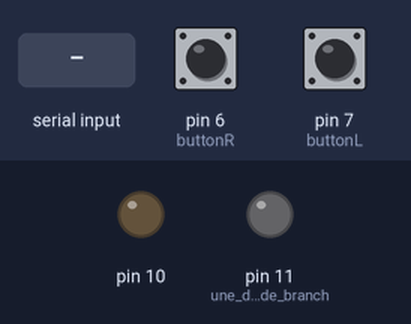
This sketch was run on a simulated Arduino Uno, built with avr-gcc and run on an emulated ATmega328P. On the bench: output pins drawn as LEDs (lit = HIGH). The inputs (shaded band) are chosen by the test bench; at power-on: pin 6 (buttonR) LOW, pin 7 (buttonL) LOW. What the sketch prints to the serial monitor is not drawn.

Above: at 1.2 s.
1.3 s: "1" received over Serial
At 2.5 s:
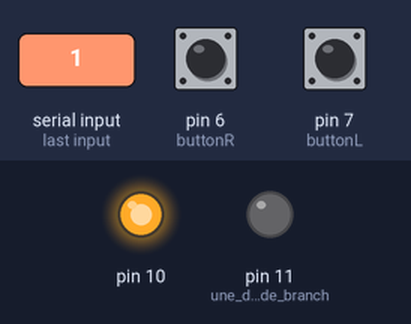
2.8 s: "2" received over Serial
At 3.8 s:
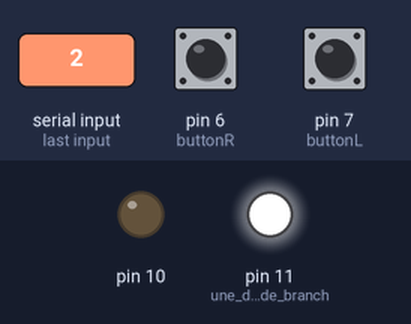
4.3 s: "0" received over Serial
At 5.0 s:
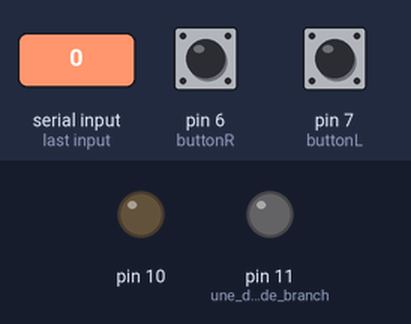
Timing chart, 0 to 7.3 s (numbered marks = the images above; inputs shaded):
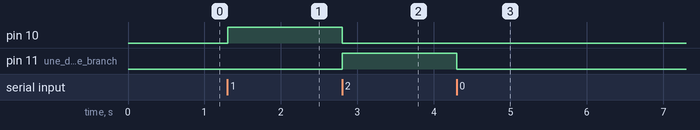

Measured:
- after the input at 1.3 s, pin 10: LOW → HIGH at once
- after the input at 2.8 s, pin 10: HIGH → LOW at once; pin 11 (une_deuxième_diode_branch): LOW → HIGH at once
- after the input at 4.3 s, pin 11 (une_deuxième_diode_branch): HIGH → LOW at once

The sketch:

move.ino
```cpp
          char BYTE;
int buttonR = 6;
int buttonL = 7;
int droite =0;
int gauche =0;
void setup() {
  // put your setup code here, to run once:
  pinMode(10,OUTPUT);//1 diode branchée à la pin 13
  pinMode(11,OUTPUT); // une deuxième diode branchée à la pin 12
  Serial.begin(9600);
  digitalWrite(10,LOW);//initialiser les deux diodes à un état éteint au debut
  digitalWrite(11,LOW);
  pinMode(buttonR, INPUT);
  pinMode(buttonL, INPUT);

}

void loop() {
  // put your main code here, to run repeatedly:
//traitement des deux boutons

  droite = digitalRead(buttonR);
  gauche = digitalRead(buttonL);
if(droite==1){
  Serial.write(1);
  Serial.println("1");

  delay(5);
    }
else if(gauche==1){
  Serial.write(2);
  Serial.println("2");
  delay(5);
  }
else {
  Serial.write(0);
  Serial.println("0");
  delay(5);
  }
  // traitement des deux diodes led
if(Serial.available()>0)
{
  BYTE=Serial.read();// on va lire l'information venant du SDL (une collision par exemple)
  if(BYTE=='1') //(Si la collision du coté droite on reçoi 1 alors on allume la première diode qui est sur la pin 13)
  {
    digitalWrite(10,HIGH);// allumer une première diode
    digitalWrite(11,LOW);// la deuxième est éteinte
    Serial.write(1);
    Serial.println("1");// afficher un message sur le moniteur serie
  }
  else if(BYTE=='2')// (Si la collision coté gauche on reçoi 2 on allume la deuxième diode branchée sur la pin 12)
  {
    digitalWrite(11,HIGH);// allumer la deuxième diode
    digitalWrite(10,LOW);//la première diode est eteinte
    Serial.write(2);
    Serial.println("2");// afficher un message sur le moniteur serie
  }
else {// c'est à dire pas de collision on reçoi 0
    digitalWrite(10,LOW);
    digitalWrite(11,LOW);
    Serial.write(0);
    Serial.println("0");
  }
}

}
```
